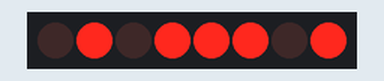
Recording of a sketch running on a simulated Arduino Uno, built with avr-gcc and run on an emulated ATmega328P. On the bench: 8 port-expander outputs drawn as a row of LEDs (first output left, lit = HIGH). Wiring (inferred from the names in the program): MCP23008 port expander at I2C address 0x20. Wiring (inferred from the signals the program sends): row of LEDs: on Q0, Q1, Q2, Q3, Q4, Q5, Q6, Q7.

Above: at 0.2 s.
Timing chart, 0 to 1.7 s (numbered marks = the images above):
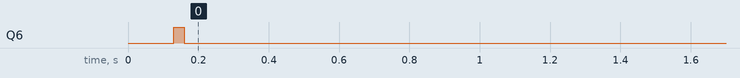

The sketch:

display2.ino
```cpp
#include <Wire.h>
#include <hd44780.h>
#include <hd44780_I2Cexp.h>

hd44780_I2Cexp dLcd(0x20,I2Cexp_MCP23008,7,6,5,4,3,2,1,HIGH); //iNSTANCIANDO O ENDERECO DO DISPLAY

void setup() {
  dLcd.begin(16,2);  // entre parentezes o tamanho do display

}

void loop() {
  dLcd.clear();                         // limpando a tela
  dLcd.setCursor(5,0);                  // indicando a posicao inicial do curso
  dLcd.print("Stop");                   // imprimindo na tela.
  dLcd.setCursor(2,1);                 // Na segunda linha
  dLcd.print("Corona Virus");
  delay(200);
}
```

Measured:
- by itself, Q6: LOW → HIGH at 0.13 s, → LOW 0.03 s later
